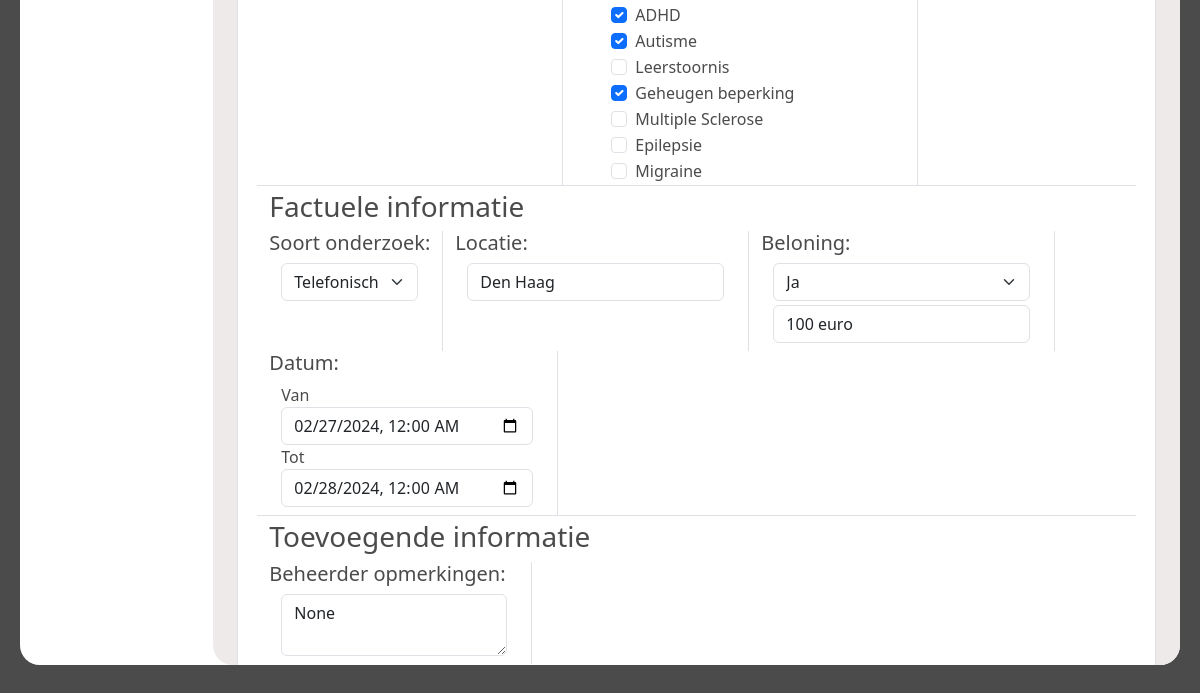
Page /beheerder/dashboard/research/1/edit (signed in, lower part) on the earlier database version.
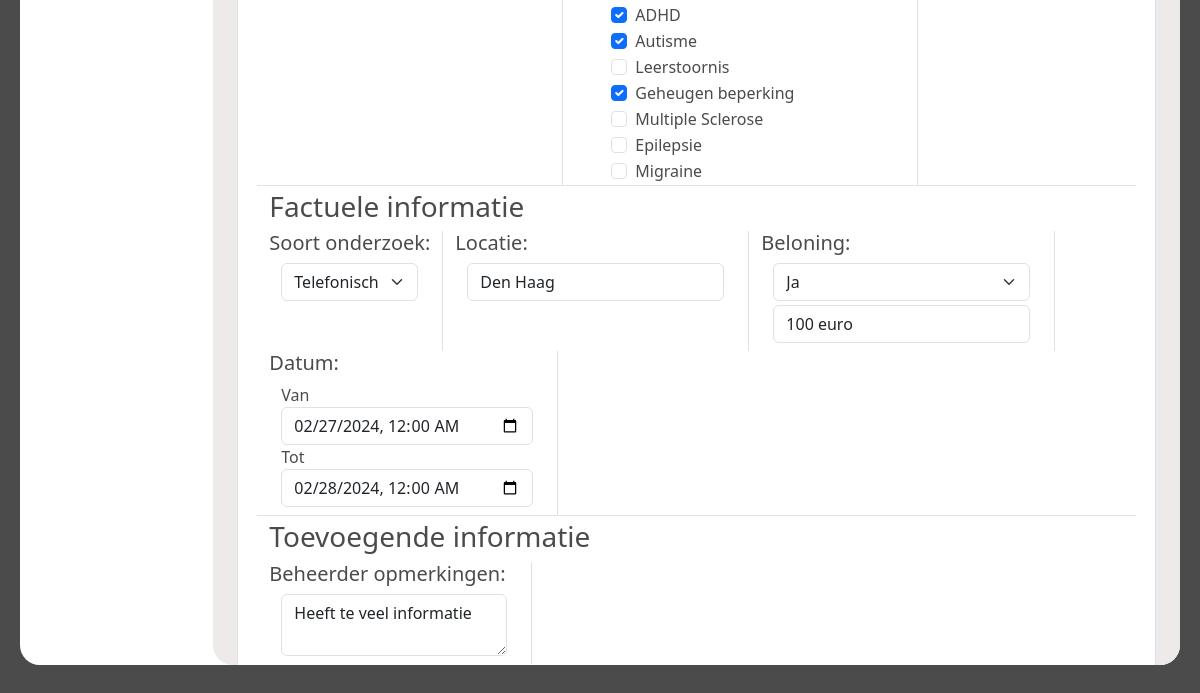
Same page on the later database version.
### main/models.py (models this page shows)
class Onderzoeken(models.Model):
    onderzoeks_id = models.AutoField(primary_key=True)
    organisatie = models.ForeignKey("Organisaties", models.DO_NOTHING)
    status = models.IntegerField(default=1)
    titel = models.TextField()
    omschrijving = models.TextField()
    datum_vanaf = models.DateTimeField()
    datum_tot = models.DateTimeField()
    soort_onderzoek = models.IntegerField()
    locatie = models.TextField(blank=True, null=True)
    met_beloning = models.IntegerField()
    beloning = models.TextField(blank=True, null=True)
    doelgroep_leeftijd_van = models.IntegerField()
    doelgroep_leeftijd_tot = models.IntegerField()
    contact_opgenomen = models.IntegerField(default=0)
    opmerkingen_beheerder = models.TextField(blank=True, null=True)
    type_onderzoek = models.ForeignKey(
        "TypeOnderzoek", models.DO_NOTHING, db_column="type_onderzoek"
    )
    class Meta:
        managed = False
        db_table = "Onderzoeken"

### beheerder/views.py (the view)
# urls.py: path("dashboard/research/<int:pk>/edit", views.research_item_edit, name="research_item_edit"),
@staff_member_required
def research_item_edit(request, pk):
    research_item_data = Onderzoeken.objects.select_related(
        "organisatie"
        ).get(pk=pk)
    datetime_from = research_item_data.datum_vanaf
    datetime_till = research_item_data.datum_tot
    research_item_data.datum_vanaf = (
        str(datetime_from.date()) + 'T' + str(datetime_from.time())
        )
    research_item_data.datum_tot = (
        str(datetime_till.date()) + 'T' + str(datetime_till.time())
        )
    limitation_ids = BeperkingenOnderzoeken.objects.filter(
        onderzoeks_id=research_item_data.onderzoeks_id
        ).values_list('beperking_id', flat=True)
    research_limitations = Beperkingen.objects.filter(id__in=limitation_ids)
    all_limitations = Beperkingen.objects.all()
    research_limitations_id_list = []
    for limitation in research_limitations:
        research_limitations_id_list.append(limitation.id)
    context = {
        "data": research_item_data,
        'research_limitations_id_list': research_limitations_id_list,
        'all_limitations': all_limitations,
    }
    return render(
        request,
        "beheerder/dashboard/dashboard_research_item_edit.html",
        context
        )

### templates/beheerder/dashboard/dashboard_research_item_edit.html (shortened to what the changed rows need)
{% extends "beheerder/inner_base.html" %}
{% block inner_content %}
<br>
<form method="POST" action="/beheerder/dashboard/research/{{ data.onderzoeks_id }}/edit/save">
<div class="container border rounded-bottom bg-body text-start" style="min-height: 25rem;">
    <div class="row m-1 border-bottom">
        <H2 class="h3">Factuele informatie</H2>
        <div class="col-md-auto border-end">
            <div class="container-fluid mb-2">
                <select aria-labelledby="research_type_select_label" id="research_type_select" name="type_onderzoek" class="form-select">
                    {% if data.soort_onderzoek == 1 %}
                        <option value=1>Telefonisch</option>
                    {% elif data.soort_onderzoek == 2 %}
                        <option value=2>Via internet</option>
                        <option value=1>Telefonisch</option>
                        <option value=3>Op locatie</option>
                    {% elif data.soort_onderzoek == 3 %}
                        <option value=3>Op locatie</option>
                        <option value=1>Telefonisch</option>
                        <option value=2>Via internet</option>
                    {% endif %}
                </select>
            </div>
        </div>
        <div class="col-md-auto border-end">
            <div class="container-fluid mb-2">
                <input id="research_location" name="locatie" type="text" aria-labelledby="Locatie" class="form-control" value="{{ data.locatie }}" placeholder="{{ data.locatie }}">
            </div>
        </div>
        <div class="col-md-auto border-end">
            <div class="container-fluid mb-2">
                <select aria-label="Onderzoek beloning met of zonder" id="reward_select" name="met_beloning" class="form-select mb-1" onchange="selectReward()">
                    {% if data.met_beloning == 0 %}
                        <option value=0>Nee</option>
                        <option value=1>Ja</option>
                    {% elif data.met_beloning == 1 %}
                        <option value=1 >Ja</option>
                    {% endif %}
                </select>
                {% if data.met_beloning == 0 %}
                <div id="research_with_reward">
                </div>
                {% elif data.met_beloning == 1 %}
                <div id="research_with_reward">
                    <input id="research_reward" name="beloning hoeveelheid" type="text" aria-label="Beloning" class="form-control" value="{{ data.beloning }}" placeholder="{{ data.beloning }}"></input>
                </div>
                {% endif %}
            </div>
        </div>
        <div class="col-md-auto border-end">
            <div class="container-fluid mb-2">
                <label>Van</label>
                <input name="datum_vanaf" class="form-control" type="datetime-local" aria-label="Datum onderzoek vanaf" value="{{ data.datum_vanaf }}">
                <label>Tot</label>
                <input name="datum_tot" class="form-control" type="datetime-local" aria-label="Datum onderzoek tot" value="{{ data.datum_tot }}">
            </div>
        </div>
    </div>
    <div class="row m-1">
        <H2 class="h3">Toevoegende informatie</H2>
        <div class="col-md-auto border-end">
            <div class="container-fluid mb-2">
                <textarea id="admin_comments" name="opmerkingen_beheerder" type="text" aria-labelledby="admin_comments_label" class="form-control" placeholder="{{ data.opmerkingen_beheerder }}">{{ data.opmerkingen_beheerder }}</textarea>
            </div>
        </div>
    </div>
</div>
</form>
{% endblock %}

Differences in the rows shown:
changed Onderzoeken "Telefonisch": opmerkingen_beheerder "None" → "Heeft te veel informatie"
